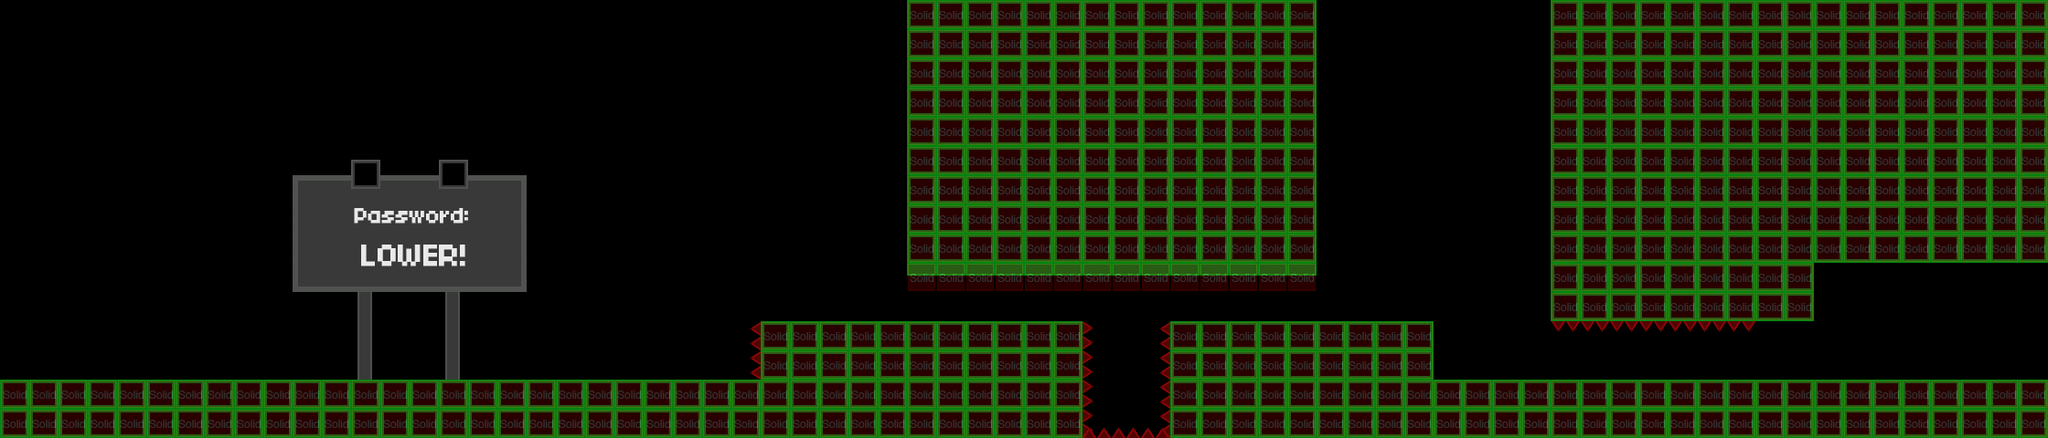

A level layout from a 2D game, rendered from its tile map. Below: a short description, then the map file with tile-grid data replaced by summaries:
An orthogonal 70x15 tile map with 32x32 px tiles, 4 tile layers (Parallax_layer1, foreground, background, collision), 2 tilesets and 10 objects (3x HurtEntity, StartCount, mainPlayer, Initial, me.LevelEntity, ...).

<map version="1.0" orientation="orthogonal" width="70" height="15" tilewidth="32" tileheight="32">
 <properties>
  <property name="background_color" value="#00C0FF" />
 </properties>
 <tileset firstgid="1" name="area01_level_tiles" tilewidth="32" tileheight="32">
  <image source="tileset/tileset.png" width="1614" height="960" />
 </tileset>
 <tileset firstgid="1501" name="metatiles32x32" tilewidth="32" tileheight="32">
  <image source="tileset/metatiles32x32.png" width="192" height="32" />
  <tile id="0">
   <properties>
    <property name="type" value="solid" />
   </properties>
  </tile>
  <tile id="1">
   <properties>
    <property name="type" value="platform" />
   </properties>
  </tile>
 </tileset>
 <layer name="Parallax_layer1" width="70" height="15">
  <properties>
   <property name="imagesrc" value="parallax" />
  </properties>
  <data>[1050 cells, 0 non-empty, 0 distinct tile ids]</data>
 </layer>
 <layer name="foreground" width="70" height="15">
  <data>[1050 cells, 25 non-empty, 3 distinct tile ids]</data>
 </layer>
 <layer name="background" width="70" height="15">
  <data>[1050 cells, 537 non-empty, 45 distinct tile ids]</data>
 </layer>
 <objectgroup color="#00ff00" name="Entities" width="70" height="15">
  <object name="StartCount" x="97" y="202" width="62" height="94" />
  <object name="mainPlayer" x="98" y="202" width="32" height="32">
   <properties>
    <property name="image" value="gripe_run_right" />
    <property name="spritewidth" value="64" />
   </properties>
  </object>
  <object name="Initial" x="96" y="202" width="64" height="96" />
  <object name="me.LevelEntity" x="2050" y="324" width="64" height="64">
   <properties>
    <property name="duration" value="50" />
    <property name="fade" value="#000000" />
    <property name="to" value="level07" />
   </properties>
  </object>
  <object name="Final" x="2050" y="372" width="64" height="64" />
 </objectgroup>
 <layer name="collision" width="70" height="15" opacity="0.2">
  <data>[1050 cells, 485 non-empty, 1 distinct tile ids]</data>
 </layer>
 <objectgroup color="#ffff00" name="HurtEntity" width="70" height="15">
  <object name="HurtEntity" x="816" y="368" width="16" height="48" />
  <object name="HurtEntity" x="1184" y="386" width="93" height="88" />
  <object name="HurtEntity" x="1702" y="352" width="216" height="9" />
 </objectgroup>
 <objectgroup color="#00aaff" name="JumpEntity" width="70" height="15">
  <object name="JumpEntity" x="640" y="384" width="32" height="32">
   <properties>
    <property name="image" value="jump" />
    <property name="spritewidth" value="32" />
   </properties>
  </object>
  <object name="JumpEntity2" x="1216" y="352" width="32" height="32">
   <properties>
    <property name="image" value="jump_up" />
    <property name="spritewidth" value="32" />
   </properties>
  </object>
 </objectgroup>
</map>